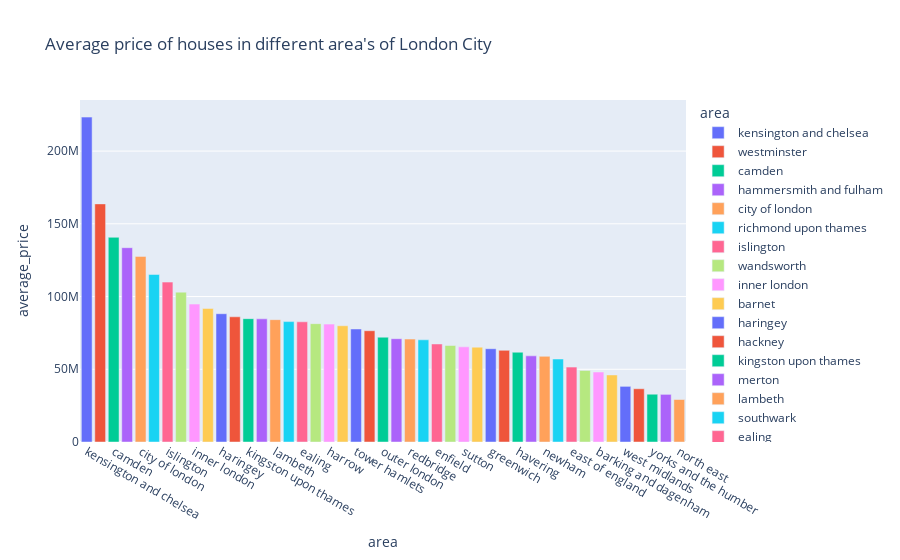

Notebook source saved alongside this figure:
### Code cell
grp = px.bar(grp_by_area,x='area',y='average_price',color='area',
             title="Average price of houses in different area's of London City")
grp.show()

### Figure 1 — Plotly figure (JSON) as saved in the notebook; plotly's stock layout.template omitted (floating-point values rounded to 4 significant figures)
{"data": [{"alignmentgroup": "True", "hovertemplate": "area=%{x}<br>average_price=%{y}<extra></extra>", "legendgroup": "kensington and chelsea", "marker": {"color": "#636efa", "pattern": {"shape": ""}}, "name": "kensington and chelsea", "offsetgroup": "kensington and chelsea", "orientation": "v", "showlegend": true, "textposition": "auto", "type": "bar", "x": ["kensington and chelsea"], "xaxis": "x", "y": [223360171], "yaxis": "y"}, {"alignmentgroup": "True", "hovertemplate": "area=%{x}<br>average_price=%{y}<extra></extra>", "legendgroup": "westminster", "marker": {"color": "#EF553B", "pattern": {"shape": ""}}, "name": "westminster", "offsetgroup": "westminster", "orientation": "v", "showlegend": true, "textposition": "auto", "type": "bar", "x": ["westminster"], "xaxis": "x", "y": [163703647], "yaxis": "y"}, {"alignmentgroup": "True", "hovertemplate": "area=%{x}<br>average_price=%{y}<extra></extra>", "legendgroup": "camden", "marker": {"color": "#00cc96", "pattern": {"shape": ""}}, "name": "camden", "offsetgroup": "camden", "orientation": "v", "showlegend": true, "textposition": "auto", "type": "bar", "x": ["camden"], "xaxis": "x", "y": [140717774], "yaxis": "y"}, {"alignmentgroup": "True", "hovertemplate": "area=%{x}<br>average_price=%{y}<extra></extra>", "legendgroup": "hammersmith and fulham", "marker": {"color": "#ab63fa", "pattern": {"shape": ""}}, "name": "hammersmith and fulham", "offsetgroup": "hammersmith and fulham", "orientation": "v", "showlegend": true, "textposition": "auto", "type": "bar", "x": ["hammersmith and fulham"], "xaxis": "x", "y": [133581350], "yaxis": "y"}, {"alignmentgroup": "True", "hovertemplate": "area=%{x}<br>average_price=%{y}<extra></extra>", "legendgroup": "city of london", "marker": {"color": "#FFA15A", "pattern": {"shape": ""}}, "name": "city of london", "offsetgroup": "city of london", "orientation": "v", "showlegend": true, "textposition": "auto", "type": "bar", "x": ["city of london"], "xaxis": "x", "y": [127606718], "yaxis": "y"}, {"alignmentgroup": "True", "hovertemplate": "area=%{x}<br>average_price=%{y}<extra></extra>", "legendgroup": "richmond upon thames", "marker": {"color": "#19d3f3", "pattern": {"shape": ""}}, "name": "richmond upon thames", "offsetgroup": "richmond upon thames", "orientation": "v", "showlegend": true, "textposition": "auto", "type": "bar", "x": ["richmond upon thames"], "xaxis": "x", "y": [115167404], "yaxis": "y"}, {"alignmentgroup": "True", "hovertemplate": "area=%{x}<br>average_price=%{y}<extra></extra>", "legendgroup": "islington", "marker": {"color": "#FF6692", "pattern": {"shape": ""}}, "name": "islington", "offsetgroup": "islington", "orientation": "v", "showlegend": true, "textposition": "auto", "type": "bar", "x": ["islington"], "xaxis": "x", "y": [109921503], "yaxis": "y"}, {"alignmentgroup": "True", "hovertemplate": "area=%{x}<br>average_price=%{y}<extra></extra>", "legendgroup": "wandsworth", "marker": {"color": "#B6E880", "pattern": {"shape": ""}}, "name": "wandsworth", "offsetgroup": "wandsworth", "orientation": "v", "showlegend": true, "textposition": "auto", "type": "bar", "x": ["wandsworth"], "xaxis": "x", "y": [103033564], "yaxis": "y"}, {"alignmentgroup": "True", "hovertemplate": "area=%{x}<br>average_price=%{y}<extra></extra>", "legendgroup": "inner london", "marker": {"color": "#FF97FF", "pattern": {"shape": ""}}, "name": "inner london", "offsetgroup": "inner london", "orientation": "v", "showlegend": true, "textposition": "auto", "type": "bar", "x": ["inner london"], "xaxis": "x", "y": [94813321], "yaxis": "y"}, {"alignmentgroup": "True", "hovertemplate": "area=%{x}<br>average_price=%{y}<extra></extra>", "legendgroup": "barnet", "marker": {"color": "#FECB52", "pattern": {"shape": ""}}, "name": "barnet", "offsetgroup": "barnet", "orientation": "v", "showlegend": true, "textposition": "auto", "type": "bar", "x": ["barnet"], "xaxis": "x", "y": [91802318], "yaxis": "y"}, {"alignmentgroup": "True", "hovertemplate": "area=%{x}<br>average_price=%{y}<extra></extra>", "legendgroup": "haringey", "marker": {"color": "#636efa", "pattern": {"shape": ""}}, "name": "haringey", "offsetgroup": "haringey", "orientation": "v", "showlegend": true, "textposition": "auto", "type": "bar", "x": ["haringey"], "xaxis": "x", "y": [88183860], "yaxis": "y"}, {"alignmentgroup": "True", "hovertemplate": "area=%{x}<br>average_price=%{y}<extra></extra>", "legendgroup": "hackney", "marker": {"color": "#EF553B", "pattern": {"shape": ""}}, "name": "hackney", "offsetgroup": "hackney", "orientation": "v", "showlegend": true, "textposition": "auto", "type": "bar", "x": ["hackney"], "xaxis": "x", "y": [86065570], "yaxis": "y"}, {"alignmentgroup": "True", "hovertemplate": "area=%{x}<br>average_price=%{y}<extra></extra>", "legendgroup": "kingston upon thames", "marker": {"color": "#00cc96", "pattern": {"shape": ""}}, "name": "kingston upon thames", "offsetgroup": "kingston upon thames", "orientation": "v", "showlegend": true, "textposition": "auto", "type": "bar", "x": ["kingston upon thames"], "xaxis": "x", "y": [84788216], "yaxis": "y"}, {"alignmentgroup": "True", "hovertemplate": "area=%{x}<br>average_price=%{y}<extra></extra>", "legendgroup": "merton", "marker": {"color": "#ab63fa", "pattern": {"shape": ""}}, "name": "merton", "offsetgroup": "merton", "orientation": "v", "showlegend": true, "textposition": "auto", "type": "bar", "x": ["merton"], "xaxis": "x", "y": [84670929], "yaxis": "y"}, {"alignmentgroup": "True", "hovertemplate": "area=%{x}<br>average_price=%{y}<extra></extra>", "legendgroup": "lambeth", "marker": {"color": "#FFA15A", "pattern": {"shape": ""}}, "name": "lambeth", "offsetgroup": "lambeth", "orientation": "v", "showlegend": true, "textposition": "auto", "type": "bar", "x": ["lambeth"], "xaxis": "x", "y": [84098927], "yaxis": "y"}, {"alignmentgroup": "True", "hovertemplate": "area=%{x}<br>average_price=%{y}<extra></extra>", "legendgroup": "southwark", "marker": {"color": "#19d3f3", "pattern": {"shape": ""}}, "name": "southwark", "offsetgroup": "southwark", "orientation": "v", "showlegend": true, "textposition": "auto", "type": "bar", "x": ["southwark"], "xaxis": "x", "y": [82776379], "yaxis": "y"}, {"alignmentgroup": "True", "hovertemplate": "area=%{x}<br>average_price=%{y}<extra></extra>", "legendgroup": "ealing", "marker": {"color": "#FF6692", "pattern": {"shape": ""}}, "name": "ealing", "offsetgroup": "ealing", "orientation": "v", "showlegend": true, "textposition": "auto", "type": "bar", "x": ["ealing"], "xaxis": "x", "y": [82635734], "yaxis": "y"}, {"alignmentgroup": "True", "hovertemplate": "area=%{x}<br>average_price=%{y}<extra></extra>", "legendgroup": "brent", "marker": {"color": "#B6E880", "pattern": {"shape": ""}}, "name": "brent", "offsetgroup": "brent", "orientation": "v", "showlegend": true, "textposition": "auto", "type": "bar", "x": ["brent"], "xaxis": "x", "y": [81357667], "yaxis": "y"}, {"alignmentgroup": "True", "hovertemplate": "area=%{x}<br>average_price=%{y}<extra></extra>", "legendgroup": "harrow", "marker": {"color": "#FF97FF", "pattern": {"shape": ""}}, "name": "harrow", "offsetgroup": "harrow", "orientation": "v", "showlegend": true, "textposition": "auto", "type": "bar", "x": ["harrow"], "xaxis": "x", "y": [81039164], "yaxis": "y"}, {"alignmentgroup": "True", "hovertemplate": "area=%{x}<br>average_price=%{y}<extra></extra>", "legendgroup": "london", "marker": {"color": "#FECB52", "pattern": {"shape": ""}}, "name": "london", "offsetgroup": "london", "orientation": "v", "showlegend": true, "textposition": "auto", "type": "bar", "x": ["london"], "xaxis": "x", "y": [79920745], "yaxis": "y"}, {"alignmentgroup": "True", "hovertemplate": "area=%{x}<br>average_price=%{y}<extra></extra>", "legendgroup": "tower hamlets", "marker": {"color": "#636efa", "pattern": {"shape": ""}}, "name": "tower hamlets", "offsetgroup": "tower hamlets", "orientation": "v", "showlegend": true, "textposition": "auto", "type": "bar", "x": ["tower hamlets"], "xaxis": "x", "y": [77690411], "yaxis": "y"}, {"alignmentgroup": "True", "hovertemplate": "area=%{x}<br>average_price=%{y}<extra></extra>", "legendgroup": "bromley", "marker": {"color": "#EF553B", "pattern": {"shape": ""}}, "name": "bromley", "offsetgroup": "bromley", "orientation": "v", "showlegend": true, "textposition": "auto", "type": "bar", "x": ["bromley"], "xaxis": "x", "y": [76502347], "yaxis": "y"}, {"alignmentgroup": "True", "hovertemplate": "area=%{x}<br>average_price=%{y}<extra></extra>", "legendgroup": "outer london", "marker": {"color": "#00cc96", "pattern": {"shape": ""}}, "name": "outer london", "offsetgroup": "outer london", "orientation": "v", "showlegend": true, "textposition": "auto", "type": "bar", "x": ["outer london"], "xaxis": "x", "y": [72049172], "yaxis": "y"}, {"alignmentgroup": "True", "hovertemplate": "area=%{x}<br>average_price=%{y}<extra></extra>", "legendgroup": "hounslow", "marker": {"color": "#ab63fa", "pattern": {"shape": ""}}, "name": "hounslow", "offsetgroup": "hounslow", "orientation": "v", "showlegend": true, "textposition": "auto", "type": "bar", "x": ["hounslow"], "xaxis": "x", "y": [71025592], "yaxis": "y"}, {"alignmentgroup": "True", "hovertemplate": "area=%{x}<br>average_price=%{y}<extra></extra>", "legendgroup": "redbridge", "marker": {"color": "#FFA15A", "pattern": {"shape": ""}}, "name": "redbridge", "offsetgroup": "redbridge", "orientation": "v", "showlegend": true, "textposition": "auto", "type": "bar", "x": ["redbridge"], "xaxis": "x", "y": [70763028], "yaxis": "y"}, {"alignmentgroup": "True", "hovertemplate": "area=%{x}<br>average_price=%{y}<extra></extra>", "legendgroup": "hillingdon", "marker": {"color": "#19d3f3", "pattern": {"shape": ""}}, "name": "hillingdon", "offsetgroup": "hillingdon", "orientation": "v", "showlegend": true, "textposition": "auto", "type": "bar", "x": ["hillingdon"], "xaxis": "x", "y": [70254884], "yaxis": "y"}, {"alignmentgroup": "True", "hovertemplate": "area=%{x}<br>average_price=%{y}<extra></extra>", "legendgroup": "enfield", "marker": {"color": "#FF6692", "pattern": {"shape": ""}}, "name": "enfield", "offsetgroup": "enfield", "orientation": "v", "showlegend": true, "textposition": "auto", "type": "bar", "x": ["enfield"], "xaxis": "x", "y": [67385450], "yaxis": "y"}, {"alignmentgroup": "True", "hovertemplate": "area=%{x}<br>average_price=%{y}<extra></extra>", "legendgroup": "waltham forest", "marker": {"color": "#B6E880", "pattern": {"shape": ""}}, "name": "waltham forest", "offsetgroup": "waltham forest", "orientation": "v", "showlegend": true, "textposition": "auto", "type": "bar", "x": ["waltham forest"], "xaxis": "x", "y": [66338943], "yaxis": "y"}, {"alignmentgroup": "True", "hovertemplate": "area=%{x}<br>average_price=%{y}<extra></extra>", "legendgroup": "sutton", "marker": {"color": "#FF97FF", "pattern": {"shape": ""}}, "name": "sutton", "offsetgroup": "sutton", "orientation": "v", "showlegend": true, "textposition": "auto", "type": "bar", "x": ["sutton"], "xaxis": "x", "y": [65399307], "yaxis": "y"}, {"alignmentgroup": "True", "hovertemplate": "area=%{x}<br>average_price=%{y}<extra></extra>", "legendgroup": "lewisham", "marker": {"color": "#FECB52", "pattern": {"shape": ""}}, "name": "lewisham", "offsetgroup": "lewisham", "orientation": "v", "showlegend": true, "textposition": "auto", "type": "bar", "x": ["lewisham"], "xaxis": "x", "y": [65197170], "yaxis": "y"}, {"alignmentgroup": "True", "hovertemplate": "area=%{x}<br>average_price=%{y}<extra></extra>", "legendgroup": "greenwich", "marker": {"color": "#636efa", "pattern": {"shape": ""}}, "name": "greenwich", "offsetgroup": "greenwich", "orientation": "v", "showlegend": true, "textposition": "auto", "type": "bar", "x": ["greenwich"], "xaxis": "x", "y": [64129998], "yaxis": "y"}, {"alignmentgroup": "True", "hovertemplate": "area=%{x}<br>average_price=%{y}<extra></extra>", "legendgroup": "croydon", "marker": {"color": "#EF553B", "pattern": {"shape": ""}}, "name": "croydon", "offsetgroup": "croydon", "orientation": "v", "showlegend": true, "textposition": "auto", "type": "bar", "x": ["croydon"], "xaxis": "x", "y": [63014251], "yaxis": "y"}, {"alignmentgroup": "True", "hovertemplate": "area=%{x}<br>average_price=%{y}<extra></extra>", "legendgroup": "havering", "marker": {"color": "#00cc96", "pattern": {"shape": ""}}, "name": "havering", "offsetgroup": "havering", "orientation": "v", "showlegend": true, "textposition": "auto", "type": "bar", "x": ["havering"], "xaxis": "x", "y": [61713026], "yaxis": "y"}, {"alignmentgroup": "True", "hovertemplate": "area=%{x}<br>average_price=%{y}<extra></extra>", "legendgroup": "south east", "marker": {"color": "#ab63fa", "pattern": {"shape": ""}}, "name": "south east", "offsetgroup": "south east", "orientation": "v", "showlegend": true, "textposition": "auto", "type": "bar", "x": ["south east"], "xaxis": "x", "y": [59212257], "yaxis": "y"}, {"alignmentgroup": "True", "hovertemplate": "area=%{x}<br>average_price=%{y}<extra></extra>", "legendgroup": "newham", "marker": {"color": "#FFA15A", "pattern": {"shape": ""}}, "name": "newham", "offsetgroup": "newham", "orientation": "v", "showlegend": true, "textposition": "auto", "type": "bar", "x": ["newham"], "xaxis": "x", "y": [58889466], "yaxis": "y"}, {"alignmentgroup": "True", "hovertemplate": "area=%{x}<br>average_price=%{y}<extra></extra>", "legendgroup": "bexley", "marker": {"color": "#19d3f3", "pattern": {"shape": ""}}, "name": "bexley", "offsetgroup": "bexley", "orientation": "v", "showlegend": true, "textposition": "auto", "type": "bar", "x": ["bexley"], "xaxis": "x", "y": [57060792], "yaxis": "y"}, {"alignmentgroup": "True", "hovertemplate": "area=%{x}<br>average_price=%{y}<extra></extra>", "legendgroup": "east of england", "marker": {"color": "#FF6692", "pattern": {"shape": ""}}, "name": "east of england", "offsetgroup": "east of england", "orientation": "v", "showlegend": true, "textposition": "auto", "type": "bar", "x": ["east of england"], "xaxis": "x", "y": [51525851], "yaxis": "y"}, {"alignmentgroup": "True", "hovertemplate": "area=%{x}<br>average_price=%{y}<extra></extra>", "legendgroup": "south west", "marker": {"color": "#B6E880", "pattern": {"shape": ""}}, "name": "south west", "offsetgroup": "south west", "orientation": "v", "showlegend": true, "textposition": "auto", "type": "bar", "x": ["south west"], "xaxis": "x", "y": [49169329], "yaxis": "y"}, {"alignmentgroup": "True", "hovertemplate": "area=%{x}<br>average_price=%{y}<extra></extra>", "legendgroup": "barking and dagenham", "marker": {"color": "#FF97FF", "pattern": {"shape": ""}}, "name": "barking and dagenham", "offsetgroup": "barking and dagenham", "orientation": "v", "showlegend": true, "textposition": "auto", "type": "bar", "x": ["barking and dagenham"], "xaxis": "x", "y": [48115732], "yaxis": "y"}, {"alignmentgroup": "True", "hovertemplate": "area=%{x}<br>average_price=%{y}<extra></extra>", "legendgroup": "england", "marker": {"color": "#FECB52", "pattern": {"shape": ""}}, "name": "england", "offsetgroup": "england", "orientation": "v", "showlegend": true, "textposition": "auto", "type": "bar", "x": ["england"], "xaxis": "x", "y": [46073722], "yaxis": "y"}, {"alignmentgroup": "True", "hovertemplate": "area=%{x}<br>average_price=%{y}<extra></extra>", "legendgroup": "west midlands", "marker": {"color": "#636efa", "pattern": {"shape": ""}}, "name": "west midlands", "offsetgroup": "west midlands", "orientation": "v", "showlegend": true, "textposition": "auto", "type": "bar", "x": ["west midlands"], "xaxis": "x", "y": [38257955], "yaxis": "y"}, {"alignmentgroup": "True", "hovertemplate": "area=%{x}<br>average_price=%{y}<extra></extra>", "legendgroup": "east midlands", "marker": {"color": "#EF553B", "pattern": {"shape": ""}}, "name": "east midlands", "offsetgroup": "east midlands", "orientation": "v", "showlegend": true, "textposition": "auto", "type": "bar", "x": ["east midlands"], "xaxis": "x", "y": [36616617], "yaxis": "y"}, {"alignmentgroup": "True", "hovertemplate": "area=%{x}<br>average_price=%{y}<extra></extra>", "legendgroup": "yorks and the humber", "marker": {"color": "#00cc96", "pattern": {"shape": ""}}, "name": "yorks and the humber", "offsetgroup": "yorks and the humber", "orientation": "v", "showlegend": true, "textposition": "auto", "type": "bar", "x": ["yorks and the humber"], "xaxis": "x", "y": [32842916], "yaxis": "y"}, {"alignmentgroup": "True", "hovertemplate": "area=%{x}<br>average_price=%{y}<extra></extra>", "legendgroup": "north west", "marker": {"color": "#ab63fa", "pattern": {"shape": ""}}, "name": "north west", "offsetgroup": "north west", "orientation": "v", "showlegend": true, "textposition": "auto", "type": "bar", "x": ["north west"], "xaxis": "x", "y": [32745662], "yaxis": "y"}, {"alignmentgroup": "True", "hovertemplate": "area=%{x}<br>average_price=%{y}<extra></extra>", "legendgroup": "north east", "marker": {"color": "#FFA15A", "pattern": {"shape": ""}}, "name": "north east", "offsetgroup": "north east", "orientation": "v", "showlegend": true, "textposition": "auto", "type": "bar", "x": ["north east"], "xaxis": "x", "y": [29209364], "yaxis": "y"}], "layout": {"barmode": "relative", "legend": {"title": {"text": "area"}, "tracegroupgap": 0}, "title": {"text": "Average price of houses in different area's of London City"}, "xaxis": {"anchor": "y", "categoryarray": ["kensington and chelsea", "westminster", "camden", "hammersmith and fulham", "city of london", "richmond upon thames", "islington", "wandsworth", "inner london", "barnet", "haringey", "hackney", "kingston upon thames", "merton", "lambeth", "southwark", "ealing", "brent", "harrow", "london", "tower hamlets", "bromley", "outer london", "hounslow", "redbridge", "hillingdon", "enfield", "waltham forest", "sutton", "lewisham", "greenwich", "croydon", "havering", "south east", "newham", "bexley", "east of england", "south west", "barking and dagenham", "england", "west midlands", "east midlands", "yorks and the humber", "north west", "north east"], "categoryorder": "array", "domain": [0, 1], "title": {"text": "area"}}, "yaxis": {"anchor": "x", "domain": [0, 1], "title": {"text": "average_price"}}}}
